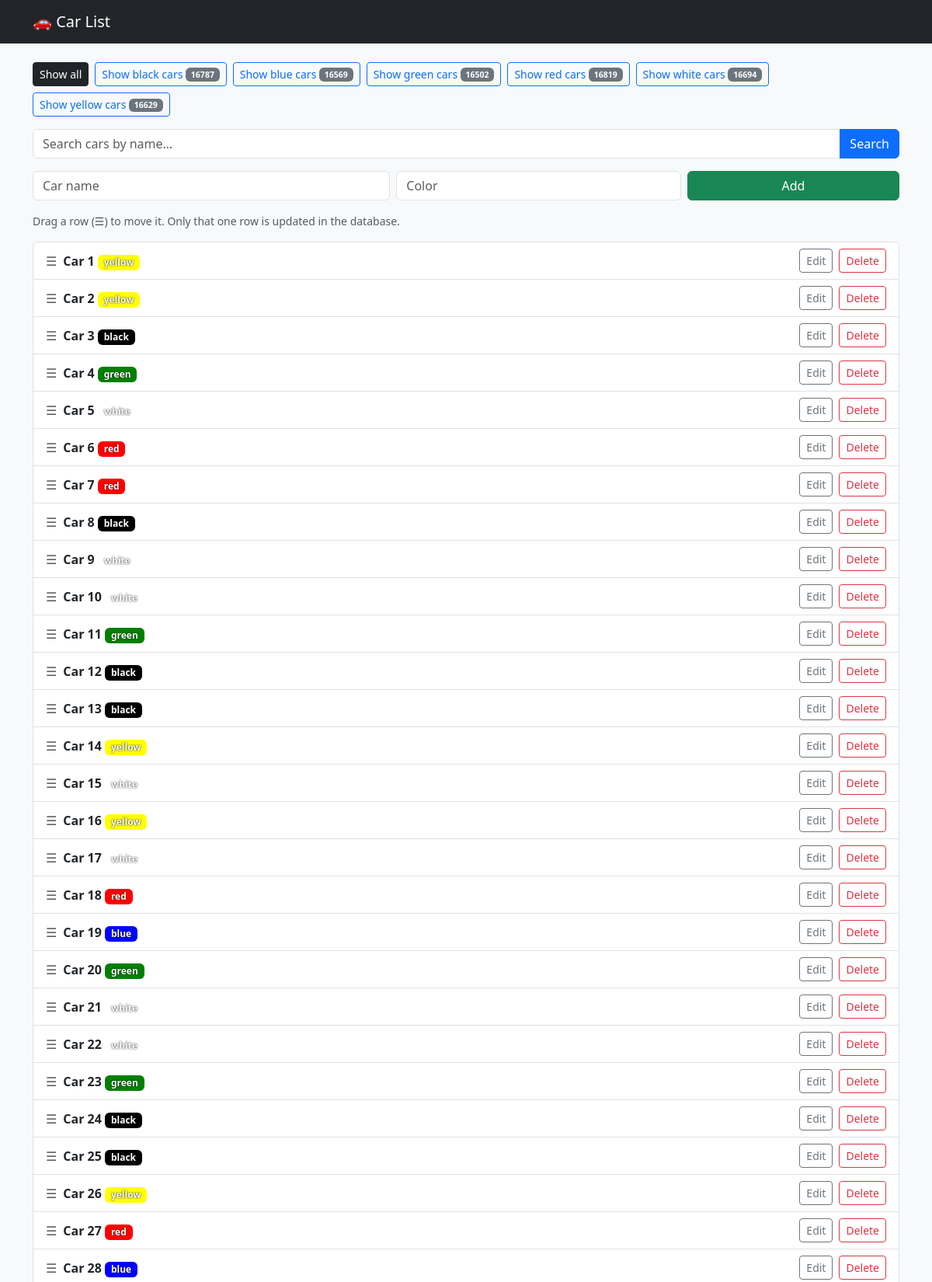
The page / (upper part) on the database its author committed.
### cars/models.py (models this page shows, shortened)
class Car(models.Model):
    name = models.CharField(max_length=100)
    color = models.CharField(max_length=30)
    position = models.BigIntegerField()
    objects = CarQuerySet.as_manager()
    class Meta:
        ordering = ["position", "id"]
        indexes = [
            models.Index(fields=["color", "position"], name="car_color_pos_idx"),
            models.Index(fields=["position"], name="car_pos_idx"),
        ]

### cars/views.py (the view)
# urls.py: path("", views.car_list, name="car_list"),
def car_list(request):
    color = request.GET.get("color", "").strip().lower()
    q = request.GET.get("q", "").strip()
    qs = Car.objects.of_color(color).search(q)
    qs = qs.order_by("match_rank", "position", "id") if q else qs.in_order()
    page = Paginator(qs, PAGE_SIZE).get_page(request.GET.get("page"))
    colors = (Car.objects.values("color").annotate(n=Count("id"))
              .order_by("color"))
    base_query = urlencode({k: v for k, v in (("color", color), ("q", q)) if v})
    return render(request, "cars/car_list.html", {
        "page": page, "color": color, "q": q, "colors": colors,
        "base_query": base_query,
    })

### cars/models.py (called while the page is built, shortened)
    def in_order(self):
        return self.order_by("position", "id")

    def of_color(self, color):
        return self.filter(color__iexact=color) if color else self

    def search(self, text):
        if not text:
            return self

### cars/templates/cars/car_list.html (shortened to what this page needs)
{% extends "cars/base.html" %}
{% block content %}
<div class="d-flex flex-wrap gap-2 mb-3 align-items-center">
  <a class="btn btn-sm {% if not color %}btn-dark{% else %}btn-outline-dark{% endif %}"
     href="{% url 'car_list' %}{% if q %}?q={{ q|urlencode }}{% endif %}">Show all</a>
  {% for c in colors %}
    <a class="btn btn-sm {% if c.color == color %}btn-primary{% else %}btn-outline-primary{% endif %}"
       href="?color={{ c.color }}{% if q %}&q={{ q|urlencode }}{% endif %}">Show {{ c.color }} cars
       <span class="badge text-bg-secondary">{{ c.n }}</span></a>
  {% endfor %}
</div>
<form method="get" class="input-group mb-3" role="search">
  <input type="search" name="q" value="{{ q }}" class="form-control" placeholder="Search cars by name…" aria-label="Search cars">
  <button class="btn btn-primary">Search</button>
</form>
<form method="post" action="{% url 'car_create' %}" class="row g-2 mb-3">
  <div class="col-12 col-sm-5"><input name="name" class="form-control" placeholder="Car name" required></div>
  <div class="col-8 col-sm-4"><input name="color" class="form-control" placeholder="Color" required></div>
  <div class="col-4 col-sm-3"><button class="btn btn-success w-100">Add</button></div>
</form>
<p class="text-muted small">Drag a row (☰) to move it. Only that one row is updated in the database.</p>
<ul class="list-group" id="car-list">
  {% for car in page %}
  <li class="list-group-item d-flex align-items-center gap-2" data-id="{{ car.id }}">
    <span class="text-muted" style="cursor:grab">☰</span>
    <span class="flex-grow-1"><strong>{{ car.name }}</strong>
      <span class="badge car-color" data-color="{{ car.color }}">{{ car.color }}</span></span>
    <button type="button" class="btn btn-sm btn-outline-secondary"
            data-bs-toggle="modal" data-bs-target="#editModal"
            data-name="{{ car.name }}" data-color="{{ car.color }}"
            data-action="{% url 'car_edit' car.id %}">Edit</button>
    <button type="button" class="btn btn-sm btn-outline-danger"
            data-bs-toggle="modal" data-bs-target="#deleteModal"
            data-name="{{ car.name }}" data-action="{% url 'car_delete' car.id %}">Delete</button>
  </li>
  {% empty %}<li class="list-group-item">No cars found.</li>
  {% endfor %}
</ul>
{% endblock %}

### cars/templates/cars/base.html (shortened to what this page needs)
<!doctype html>
<html lang="en">
<head>
  <link href="https://cdn.jsdelivr.net/npm/bootstrap@5.3.3/dist/css/bootstrap.min.css" rel="stylesheet">
</head>
<body class="bg-light">
<nav class="navbar navbar-dark bg-dark mb-4">
  <div class="container"><a class="navbar-brand" href="{% url 'car_list' %}">🚗 Car List</a></div>
</nav>
<div class="container">{% block content %}{% endblock %}</div>
</body>
</html>

### cars/templates/cars/car_list.html (style rules this page uses)
.car-color { color: #fff; text-shadow: 0 0 2px #000; }

### rows shown on the page
Car: name "Car 1", color "yellow"
Car: name "Car 2", color "yellow"
Car: name "Car 3", color "black"
Car: name "Car 4", color "green"
Car: name "Car 5", color "white"
Car: name "Car 6", color "red"
Car: name "Car 7", color "red"
Car: name "Car 8", color "black"
Car: name "Car 9", color "white"
Car: name "Car 10", color "white"
Car: name "Car 11", color "green"
Car: name "Car 12", color "black"
Car: name "Car 13", color "black"
Car: name "Car 14", color "yellow"
Car: name "Car 15", color "white"
Car: name "Car 16", color "yellow"
Car: name "Car 17", color "white"
Car: name "Car 18", color "red"
Car: name "Car 19", color "blue"
Car: name "Car 20", color "green"
Car: name "Car 21", color "white"
Car: name "Car 22", color "white"
Car: name "Car 23", color "green"
Car: name "Car 24", color "black"
Car: name "Car 25", color "black"
Car: name "Car 26", color "yellow"
Car: name "Car 27", color "red"
Car: name "Car 28", color "blue"

### other values the page prints
{{ c.color }} "black" "blue" "green" "red" "white" "yellow"
{{ c.n }} "16787" "16569" "16502" "16819" "16694" "16629"
